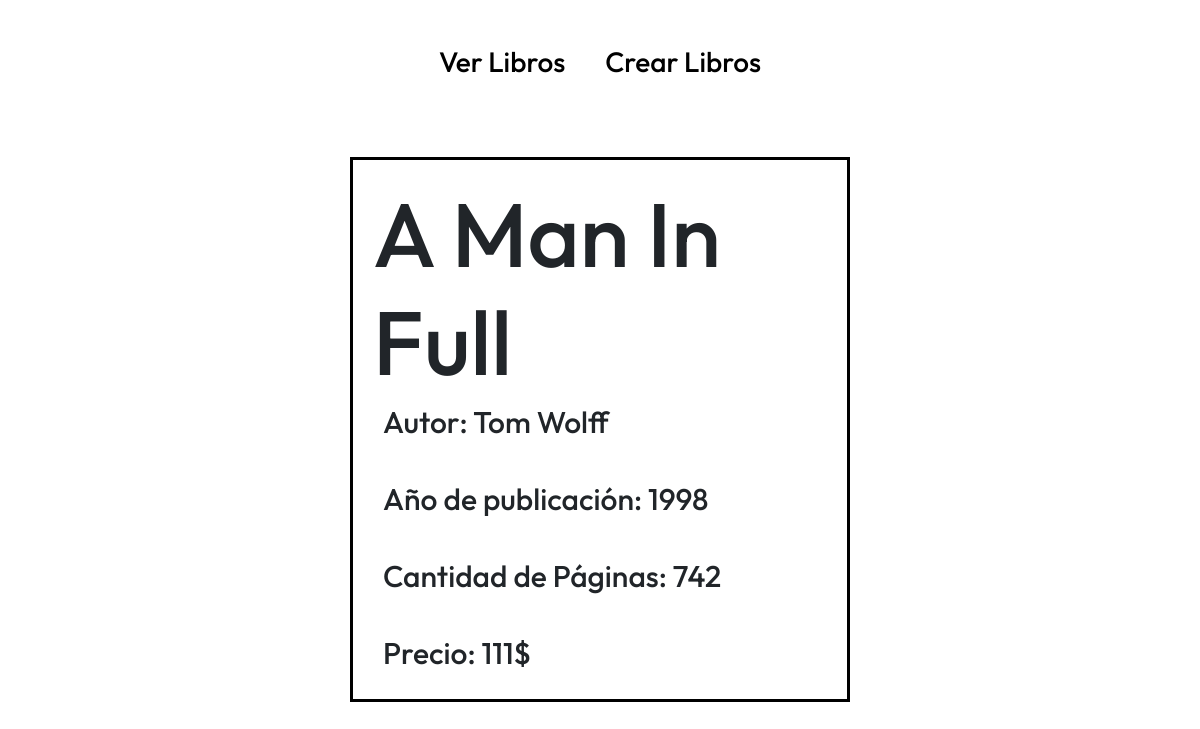
The page /ver-libro/A Man In Full on the database its author committed.
### listaLibros/models.py (models this page shows)
class newBook(models.Model):
    tituloD = models.CharField(max_length=80)
    autorD = models.CharField(max_length=80)
    yearD = models.IntegerField()
    cantPagD = models.IntegerField()
    precioD = models.IntegerField()

### listaLibros/views.py (the view)
# urls.py: path("ver-libro/<str:bookTitle>", views.VerDetalles, name="ver-detalles")
def VerDetalles(request, bookTitle):
    try:
        bookModel = models.newBook.objects.get(tituloD = bookTitle)
        return render(request, "bookDetail.html", {"bookDetail": bookModel})
    except:
        return HttpResponse("Funciona")

### listaLibros/templates/bookDetail.html (shortened to what this page needs)
{% extends 'base.html' %}
{%load static%}
{% block style %}
<link rel="stylesheet" href="{% static 'bookDetail.css' %}">
{% endblock %}
{% block content %}
    <div class="bookDetailContainer">
        <h1>{{bookDetail.tituloD}}</h1>
        <h2>Autor: {{bookDetail.autorD}}</h2>
        <h2>Año de publicación: {{bookDetail.yearD}}</h2>
        <h2>Cantidad de Páginas: {{bookDetail.cantPagD}}</h2>
        <h2>Precio: {{bookDetail.precioD}}$</h2>
    </div>
{% endblock %}

### listaLibros/static/base.css (style rules this page uses)
body { margin: 25px; }

### listaLibros/static/bookDetail.css (style rules this page uses)
.bookDetailContainer { display: flex; margin: 50px; flex-flow: column wrap; justify-content: center; align-items: flex-start; margin: 50px; padding: 20px; height: auto; max-width: 500px; width: auto; border: 3px solid black; transition: 1s; }
.bookDetailContainer h1 { font-size: 90px; }
.bookDetailContainer h2 { padding-left: 10px; font-size: 30px; }

### rows shown on the page
newBook: tituloD "A Man In Full", autorD "Tom Wolff", yearD "1998", cantPagD "742", precioD "111"
